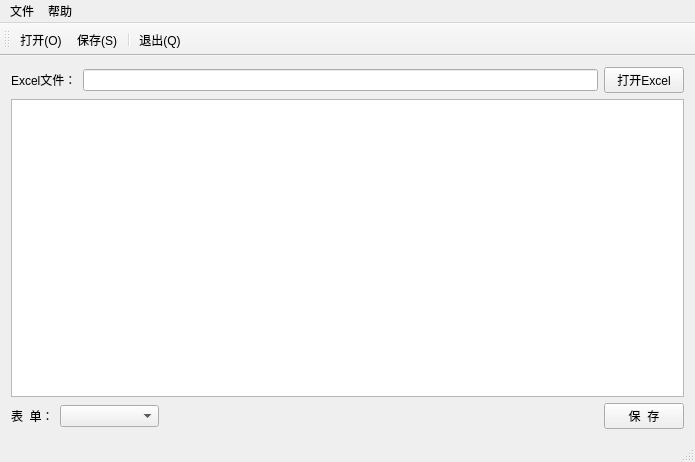
<?xml version="1.0" encoding="UTF-8"?>
<ui version="4.0">
 <class>ReadTinymix</class>
 <widget class="QMainWindow" name="ReadTinymix">
  <property name="geometry">
   <rect>
    <x>0</x>
    <y>0</y>
    <width>695</width>
    <height>462</height>
   </rect>
  </property>
  <property name="windowTitle">
   <string>ReadTinymix</string>
  </property>
  <widget class="QWidget" name="centralWidget">
   <layout class="QHBoxLayout" name="horizontalLayout_3">
    <item>
     <layout class="QVBoxLayout" name="verticalLayout">
      <item>
       <layout class="QHBoxLayout" name="horizontalLayout">
        <item>
         <widget class="QLabel" name="label">
          <property name="text">
           <string>Excel文件：</string>
          </property>
         </widget>
        </item>
        <item>
         <widget class="QLineEdit" name="lineEdit">
          <property name="readOnly">
           <bool>true</bool>
          </property>
         </widget>
        </item>
        <item>
         <widget class="QPushButton" name="btn_openExcel">
          <property name="text">
           <string>打开Excel</string>
          </property>
         </widget>
        </item>
       </layout>
      </item>
      <item>
       <widget class="QTableWidget" name="tableWidget"/>
      </item>
      <item>
       <layout class="QHBoxLayout" name="horizontalLayout_2">
        <item>
         <widget class="QLabel" name="label_2">
          <property name="text">
           <string>表  单：</string>
          </property>
         </widget>
        </item>
        <item>
         <widget class="QComboBox" name="comboBox">
          <property name="minimumSize">
           <size>
            <width>99</width>
            <height>20</height>
           </size>
          </property>
         </widget>
        </item>
        <item>
         <spacer name="horizontalSpacer">
          <property name="orientation">
           <enum>Qt::Horizontal</enum>
          </property>
          <property name="sizeHint" stdset="0">
           <size>
            <width>40</width>
            <height>20</height>
           </size>
          </property>
         </spacer>
        </item>
        <item>
         <widget class="QPushButton" name="btn_saveExcel">
          <property name="text">
           <string>保  存</string>
          </property>
         </widget>
        </item>
       </layout>
      </item>
     </layout>
    </item>
   </layout>
  </widget>
  <widget class="QMenuBar" name="menuBar">
   <property name="geometry">
    <rect>
     <x>0</x>
     <y>0</y>
     <width>695</width>
     <height>28</height>
    </rect>
   </property>
   <widget class="QMenu" name="menu">
    <property name="title">
     <string>文件</string>
    </property>
    <addaction name="act_new"/>
    <addaction name="act_open"/>
    <addaction name="act_save"/>
    <addaction name="separator"/>
    <addaction name="act_exit"/>
   </widget>
   <widget class="QMenu" name="menu_2">
    <property name="title">
     <string>帮助</string>
    </property>
    <addaction name="act_about"/>
    <addaction name="act_aboutQt"/>
   </widget>
   <addaction name="menu"/>
   <addaction name="menu_2"/>
  </widget>
  <widget class="QToolBar" name="mainToolBar">
   <attribute name="toolBarArea">
    <enum>TopToolBarArea</enum>
   </attribute>
   <attribute name="toolBarBreak">
    <bool>false</bool>
   </attribute>
   <addaction name="act_open"/>
   <addaction name="act_save"/>
   <addaction name="separator"/>
   <addaction name="act_exit"/>
  </widget>
  <widget class="QStatusBar" name="statusBar"/>
  <action name="act_open">
   <property name="icon">
    <iconset>
     <normaloff>:/images/open.png</normaloff>:/images/open.png</iconset>
   </property>
   <property name="text">
    <string>打开(&amp;O)</string>
   </property>
   <property name="shortcut">
    <string>Ctrl+O</string>
   </property>
  </action>
  <action name="act_save">
   <property name="icon">
    <iconset>
     <normaloff>:/images/save.png</normaloff>:/images/save.png</iconset>
   </property>
   <property name="text">
    <string>保存(&amp;S)</string>
   </property>
   <property name="shortcut">
    <string>Ctrl+S</string>
   </property>
  </action>
  <action name="act_exit">
   <property name="icon">
    <iconset>
     <normaloff>:/images/exit.png</normaloff>:/images/exit.png</iconset>
   </property>
   <property name="text">
    <string>退出(&amp;Q)</string>
   </property>
   <property name="shortcut">
    <string>Ctrl+Q</string>
   </property>
  </action>
  <action name="act_about">
   <property name="icon">
    <iconset>
     <normaloff>:/images/about.png</normaloff>:/images/about.png</iconset>
   </property>
   <property name="text">
    <string>关于(&amp;A)</string>
   </property>
  </action>
  <action name="act_aboutQt">
   <property name="icon">
    <iconset>
     <normaloff>:/images/Qt.png</normaloff>:/images/Qt.png</iconset>
   </property>
   <property name="text">
    <string>关于Qt</string>
   </property>
  </action>
  <action name="act_new">
   <property name="text">
    <string>新建(&amp;N)</string>
   </property>
   <property name="shortcut">
    <string>Ctrl+N</string>
   </property>
  </action>
 </widget>
 <layoutdefault spacing="6" margin="11"/>
 <resources/>
 <connections/>
</ui>
